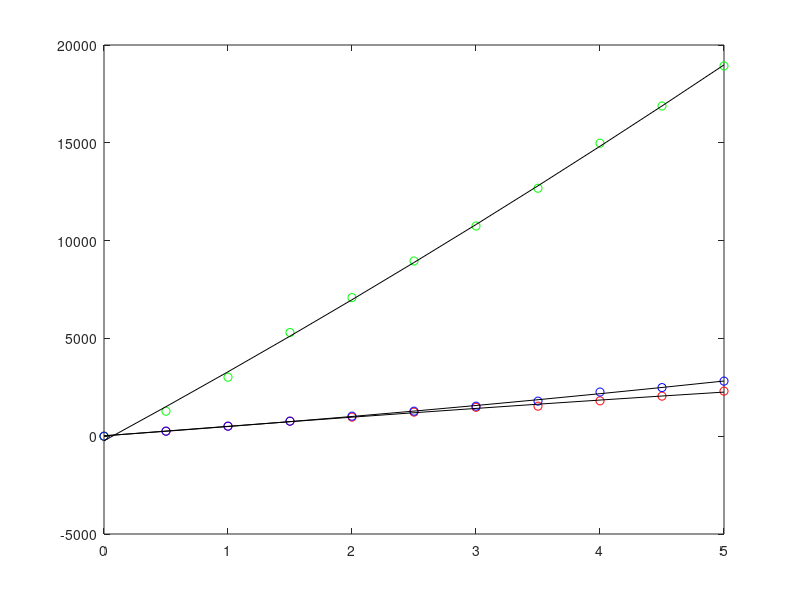

MATLAB code for this plot:
P_R=[0	256	512	768	9.753600000000000e+02	1.231360000000000e+03	1.477120000000000e+03	1536	1.807360000000000e+03		2048	2304];
P_G=[0	1.277440000000000e+03	3.015680000000000e+03	5.299200000000000e+03	7.086080000000000e+03	8.957440000000000e+03	1.074688000000000e+04	1.267712000000000e+04	1.498112000000000e+04		1.688064000000000e+04	1.893120000000000e+04];
P_B=[0	256	512	768	1024	1280	1536	1792	2.257920000000000e+03		2.485760000000000e+03	2816];
for i=0:10
    U(i+1)=0.1*i*5;
end

k_R=polyfit(U,P_R,2);%Polynomial function fitting
k_G=polyfit(U,P_G,2);%Polynomial function fitting
k_B=polyfit(U,P_B,2);%Polynomial function fitting

f_R=k_R(1).*U.^2+k_R(2).*U+k_R(3);
f_G=k_G(1).*U.^2+k_G(2).*U+k_G(3);
f_B=k_B(1).*U.^2+k_B(2).*U+k_B(3);

% k_R=polyfit(U,P_R,1);%Polynomial function fitting
% k_G=polyfit(U,P_G,1);%Polynomial function fitting
% k_B=polyfit(U,P_B,1);%Polynomial function fitting
% 
% f_R=k_R(1).*U+k_R(2);
% f_G=k_G(1).*U+k_G(2);
% f_B=k_B(1).*U+k_B(2);



figure(17)
plot(U,P_R,'ro');hold on
plot(U,P_G,'go');hold on
plot(U,P_B,'bo');hold on

plot(U,f_R,'k-');hold on
plot(U,f_G,'k-');hold on
plot(U,f_B,'k-');hold on



